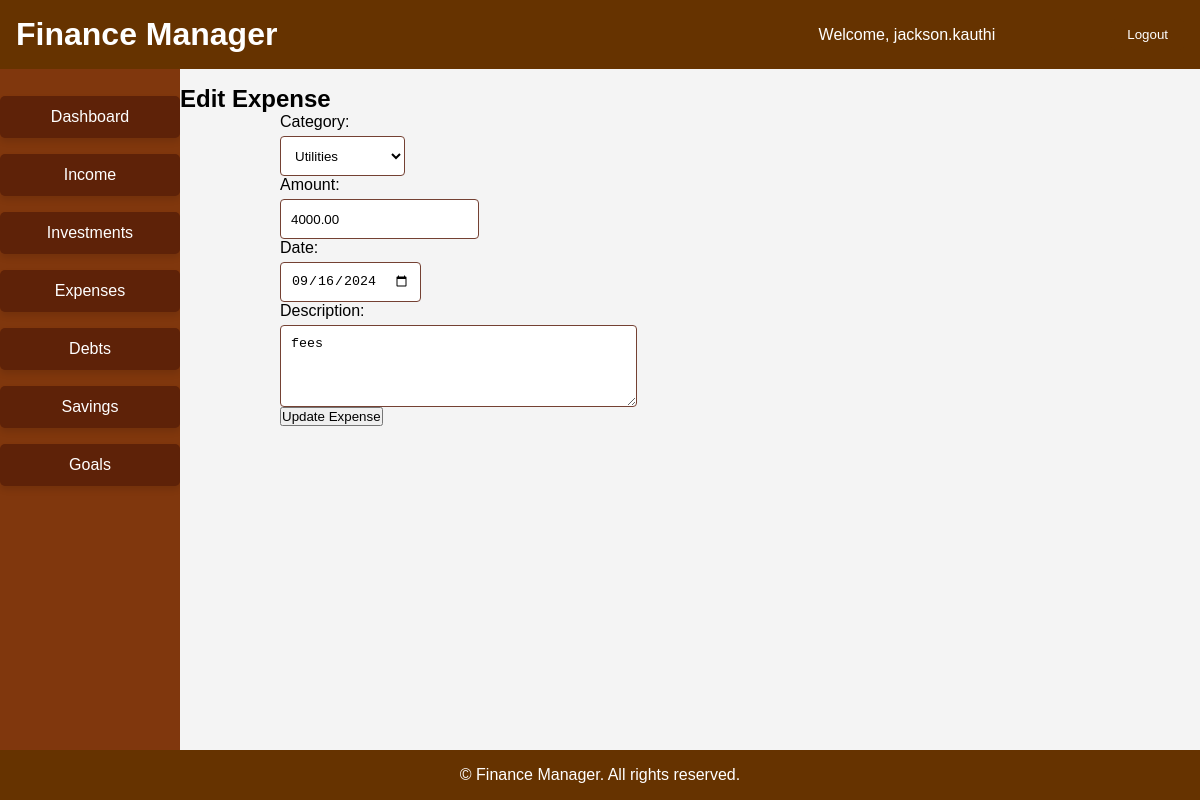
The page /budget/expenses/28/update/ (signed in) on the database as committed earlier.
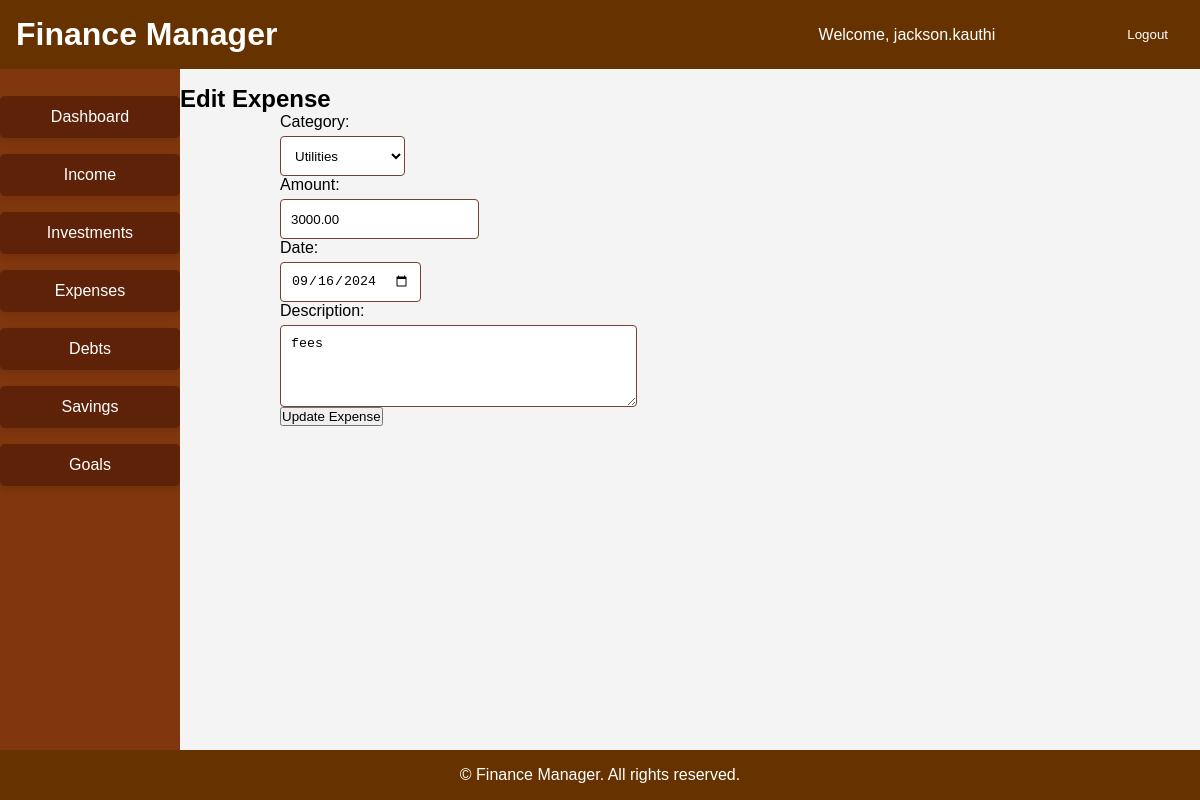
The same page on the database as committed later.
### budget/models.py (models this page shows, shortened)
class Expense(models.Model):
    category = models.ForeignKey(ExpenseCategory, on_delete=models.CASCADE, blank=False, null=False)
    amount = models.DecimalField(max_digits=10, decimal_places=2)
    date = models.DateField()
    description = models.TextField(blank=True, null=True)
    user = models.ForeignKey(User, on_delete=models.CASCADE, related_name='expenses')

### budget/views.py (the view)
# urls.py: path('expenses/<int:pk>/update/', views.update_expense, name='update_expense'),
@login_required
def update_expense(request, pk):
    expense = get_object_or_404(Expense, pk=pk, user=request.user)
    if request.method == 'POST':
        form = ExpenseForm(request.POST, instance=expense, user=request.user)
        if form.is_valid():
            form.save()
            messages.success(request, 'Expense updated successfully.')
            return redirect('expense_list')
        else:
            messages.error(request, 'Error updating expense. Please check the form.')
    else:
        form = ExpenseForm(instance=expense, user=request.user)
    return render(request, 'budget/update_expense.html', {'form': form})

### budget/forms.py
class ExpenseForm(forms.ModelForm):
    class Meta:
        model = Expense
        fields = ['category', 'amount', 'date', 'description']
    def __init__(self, *args, **kwargs):
        user = kwargs.pop('user', None)
        super().__init__(*args, **kwargs)
        if user:
            self.fields['category'].queryset = ExpenseCategory.objects.all()
        self.fields['category'].widget.attrs.update({'class': 'form-control'})
        self.fields['date'].widget = forms.DateInput(attrs={'type': 'date', 'class': 'form-control'})
        self.fields['amount'].widget.attrs.update({'class': 'form-control'})
        self.fields['description'].widget.attrs.update({'class': 'form-control', 'rows': 4})

### budget/models.py (called while the page is built)
    def __str__(self):
        return self.name

### templates/budget/update_expense.html (shortened to what this page needs)
{% extends 'base.html' %}
{% load static %}
{% block content %}
  <h2>Edit Expense</h2>
  <form method="post">
    {{ form.as_p }}
    <button type="submit">Update Expense</button>
  </form>
{% endblock %}

Rows that differ between the two databases and show on the page:
changed Expense "Utilities": amount "4000.00" → "3000.00"
